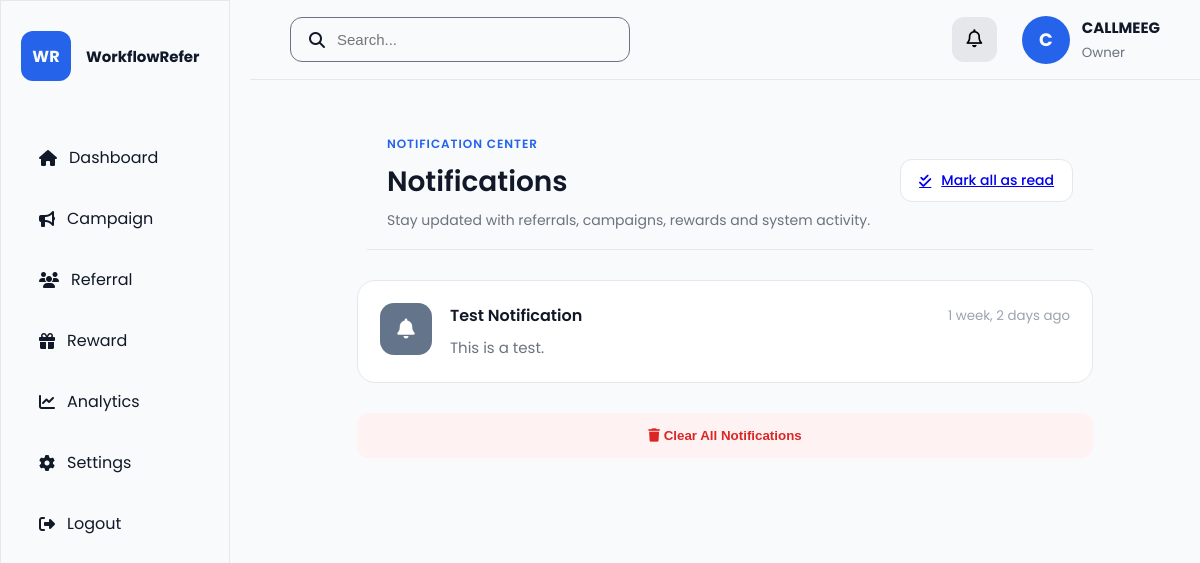
The page /notifications/ (signed in) on the database as committed earlier.
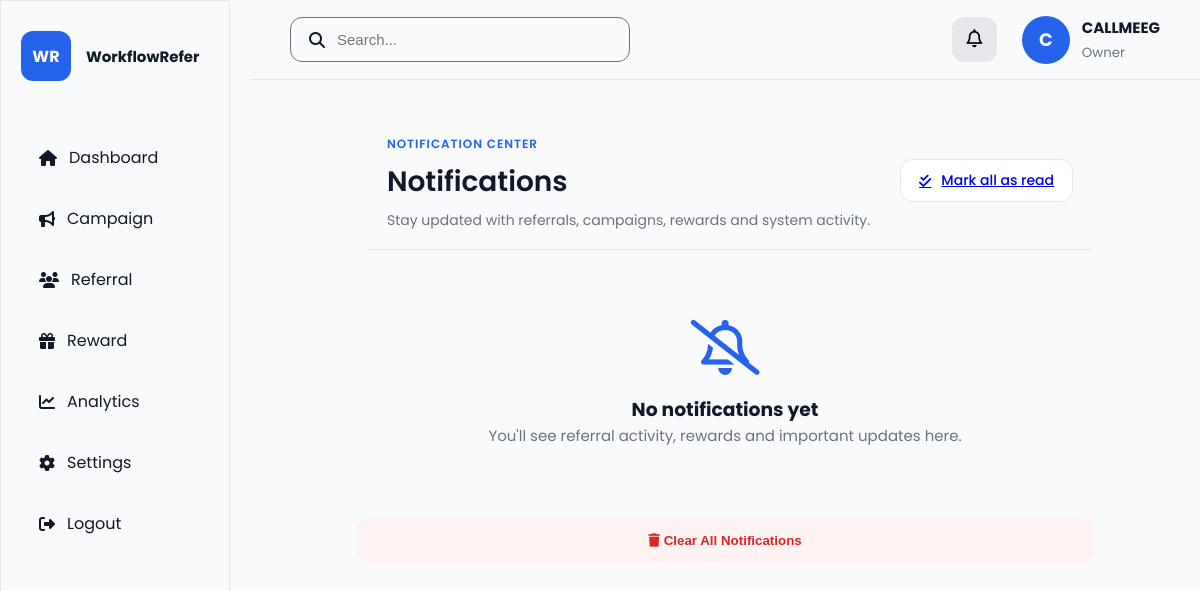
The same page on the database as committed later.
### core/models.py (models this page shows, shortened)
class Notification(models.Model):
    TYPE_CHOICES = [
        ("referral", "Referral"),
        ("reward", "Reward"),
        ("campaign", "Campaign"),
        ("system", "System"),
    ]
    business = models.ForeignKey(
        BusinessProfile,
        on_delete=models.CASCADE,
        related_name="notifications"
    )
    title = models.CharField(max_length=150)
    message = models.TextField()
    notification_type = models.CharField(
        max_length=20,
        choices=TYPE_CHOICES,
        default="system"
    )
    is_read = models.BooleanField(default=False)
    created_at = models.DateTimeField(auto_now_add=True)
    class Meta:
        ordering = ["-created_at"]

### core/views.py (the view)
# urls.py: path("notifications/",views.notification_list,name="notification_list",),
@login_required
def notification_list(request):
    business = request.user.business_profile
    notifications = Notification.objects.filter(
        business=business
    )
    return render(
        request,
        "dashboard/notifications.html",
        {
            "notifications": notifications,
        },
    )

### templates/dashboard/notifications.html (shortened to what this page needs)
{% extends "dashboard/dashboard_base.html" %}
{% block dashboard_content %}
<div class="page-container">
    <div class="page-header notification-header">
        <div>
            <span class="page-label">
                Notification Center
            </span>
            <h1 class="page-title">
                Notifications
            </h1>
            <p class="page-subtitle">
                Stay updated with referrals, campaigns, rewards and system activity.
            </p>
        </div>
        <a
            href="{% url 'mark_all_notifications_read' %}"
            class="secondary-btn">
            <i class="fa-solid fa-check-double"></i>
            Mark all as read
        </a>
    </div>
    {% if notifications %}
    <div class="notification-list">
        {% for notification in notifications %}
        <a href="{% url 'mark_notification_read' notification.id %}" class="notification-card">
            <div class="notification-icon {{ notification.notification_type }}">
                {% if notification.notification_type == "referral" %}
                    <i class="fa-solid fa-users"></i>
                {% elif notification.notification_type == "reward" %}
                    <i class="fa-solid fa-gift"></i>
                {% elif notification.notification_type == "campaign" %}
                    <i class="fa-solid fa-bullhorn"></i>
                {% else %}
                    <i class="fa-solid fa-bell"></i>
                {% endif %}
            </div>
            <div class="notification-body">
                <div class="notification-top">
                    <h4>{{ notification.title }}</h4>
                    <small>
                        {{ notification.created_at|timesince }} ago
                    </small>
                </div>
                <p>
                    {{ notification.message }}
                </p>
            </div>
        </a>
        {% endfor %}
    </div>
    {% else %}
    <div class="empty-state">
        <i class="fa-regular fa-bell-slash"></i>
        <h3>No notifications yet</h3>
        <p>
            You'll see referral activity, rewards and important updates here.
        </p>
    </div>
    {% endif %}
    <div class="notification-page-footer">
        <button id="clear-all-btn" class="clear-all-btn">
            <i class="fa-solid fa-trash"></i>
            Clear All Notifications
        </button>
    </div>
</div>
{% endblock %}

Rows that differ between the two databases and show on the page:
removed Notification: notification_type "system" (drawn), title "Test Notification", created_at "1 week, 2 days", message "This is a test."
Other text that changed with them:
text now shown: "No notifications yet You'll see referral activity, rewards and important updates here."
